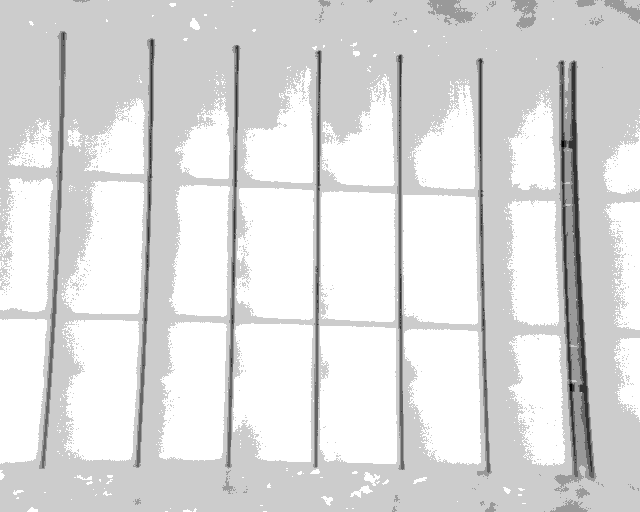
#> input picture feature_matching_experiments/frame_004923.tiff, 640 x 512 px
$ jupyter execute --allow-errors radius_matching.ipynb   (older library calls are emulated)
#> lines starting #> are read from the running program, lines starting #| are printed output that depends on the picture
#> in load_image, frame is the input picture: shape (512, 640) uint16; min 6556, max 7838, mean 7615.1
[cell 1]
import time
import pickle
import cv2
import numpy as np
import matplotlib.pyplot as plt
from scipy.spatial import KDTree

[cell 2]
def to_celsius(image):
    """Convert raw intensity values of radiometric image to Celsius scale."""
    return image*0.04-273.15
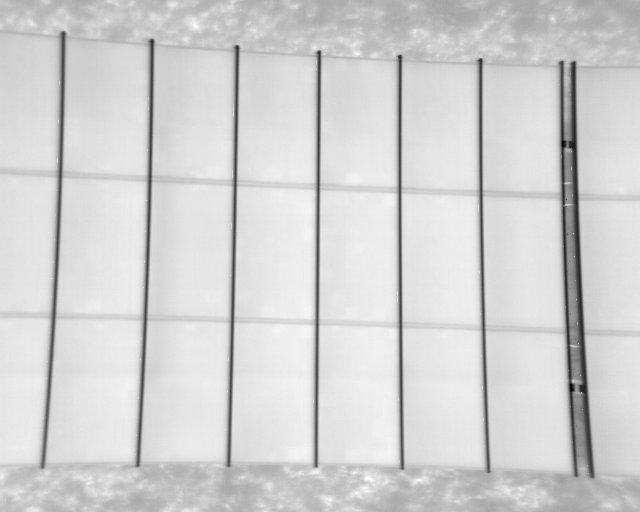
#> returned value: shape (512, 640) float64; min -10.91, max 40.37, mean 31.5; drawn with min black and max white


def preprocess_radiometric_frame(frame, equalize_hist=True):
    """Preprocesses raw radiometric frame.

    First, the raw 16-bit radiometric intensity values are converted to Celsius
    scale. Then, the image values are normalized to range [0, 255] and converted
    to 8-bit. Finally, histogram equalization is performed to normalize
    brightness and enhance contrast.
    """
    frame = to_celsius(frame)
    frame = (frame - np.min(frame)) / (np.max(frame) - np.min(frame))
    frame = (frame*255.0).astype(np.uint8)
    if equalize_hist:
        frame = cv2.equalizeHist(frame)
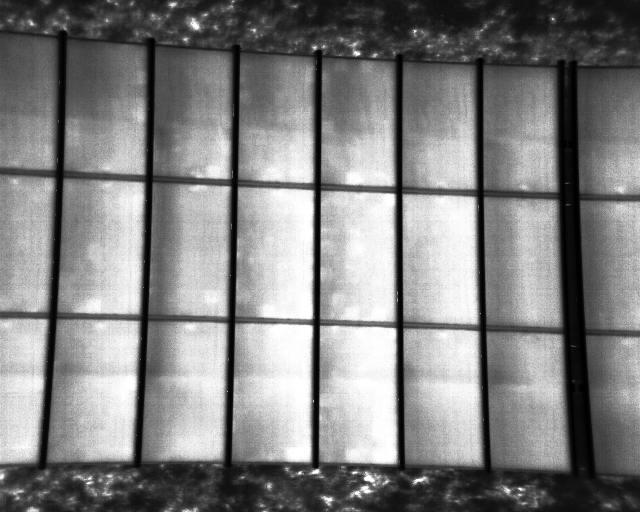
#> frame: shape (512, 640); min 0, max 255, mean 130
        # CLAHE results in vastly different numbers of feature points depending on clipLimit
        #clahe = cv2.createCLAHE(clipLimit=10.0, tileGridSize=(8,8))
        #frame = clahe.apply(frame)
    return frame

[cell 3]
def extract_keypoints_orb(frame):
    """Extracts FAST feature points and ORB descriptors in the frame."""
    orb = cv2.ORB_create(nfeatures=5000, fastThreshold=12)
    kp = orb.detect(frame, None)
    kp, des = orb.compute(frame, kp)
    return kp, des

#> (a cell that did not finish here is left out)

[cell 5]
def load_image(image_file):
    frame = cv2.imread(image_file, cv2.IMREAD_ANYDEPTH)
    frame = preprocess_radiometric_frame(frame, equalize_hist=True
                                        )
    frame = cv2.remap(frame, mapx, mapy, cv2.INTER_CUBIC)
    return frame

#> (the rest of this cell did not finish here and is left out)

$ run again, with feature_matching_experiments/frame_000100.tiff copied over feature_matching_experiments/frame_004923.tiff
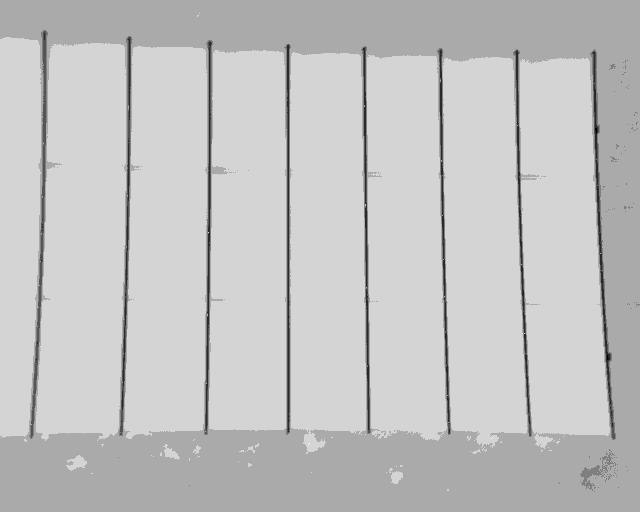
#> input picture feature_matching_experiments/frame_000100.tiff, 640 x 512 px
#> in load_image, frame is the input picture: shape (512, 640) uint16; min 6604, max 7936, mean 7690.7
#> in to_celsius, `return image*0.04-273.15`:
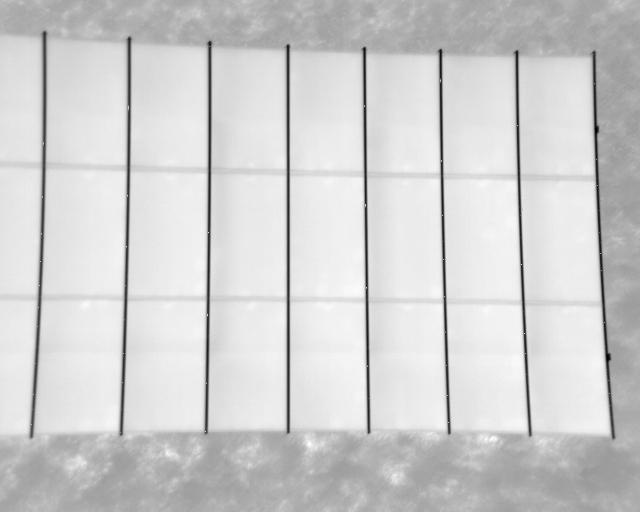
#> returned value: shape (512, 640) float64; min -8.99, max 44.29, mean 34.5; drawn with min black and max white
#> in preprocess_radiometric_frame, `frame = cv2.equalizeHist(frame)`:
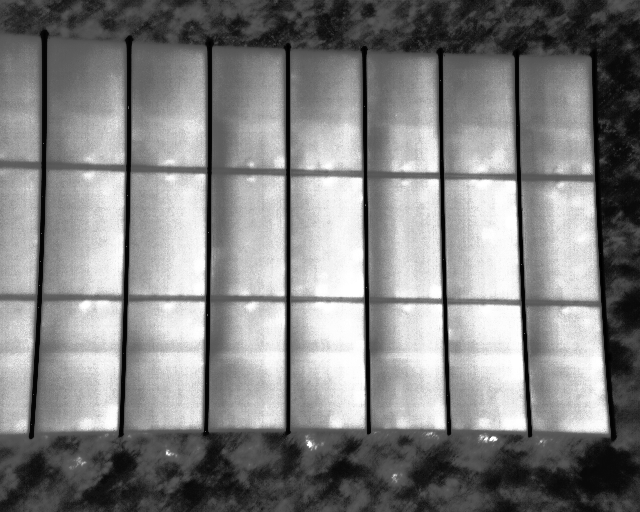
#> frame: shape (512, 640); min 0, max 255, mean 129.8

$ run again, with feature_matching_experiments/frame_000101.tiff copied over feature_matching_experiments/frame_004923.tiff
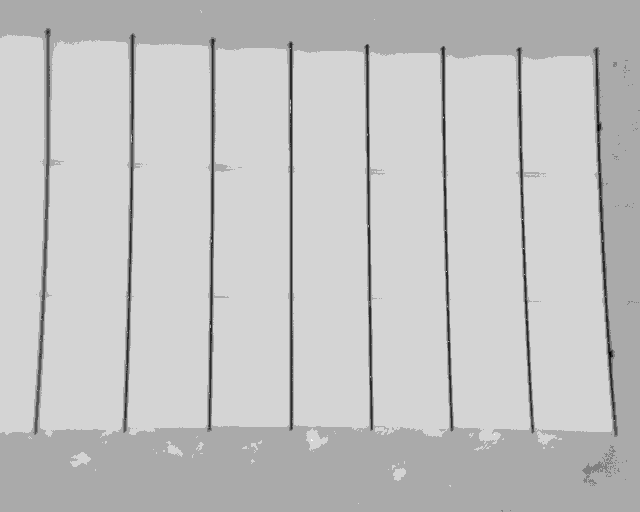
#> input picture feature_matching_experiments/frame_000101.tiff, 640 x 512 px
#> in load_image, frame is the input picture: shape (512, 640) uint16; min 6611, max 7951, mean 7692
#> in to_celsius, `return image*0.04-273.15`:
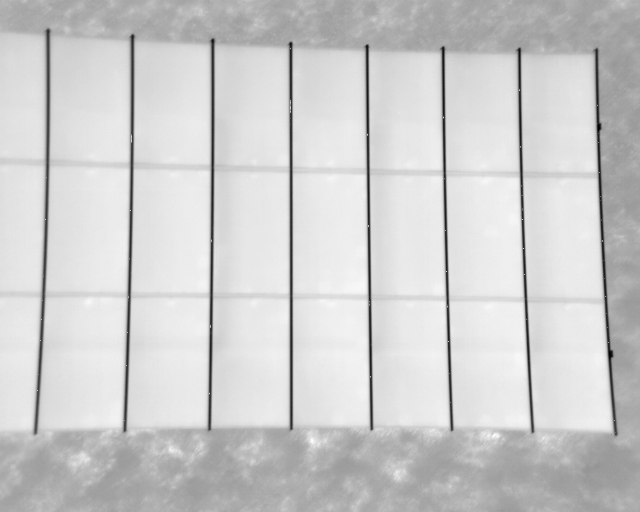
#> returned value: shape (512, 640) float64; min -8.71, max 44.89, mean 34.5; drawn with min black and max white
#> in preprocess_radiometric_frame, `frame = cv2.equalizeHist(frame)`:
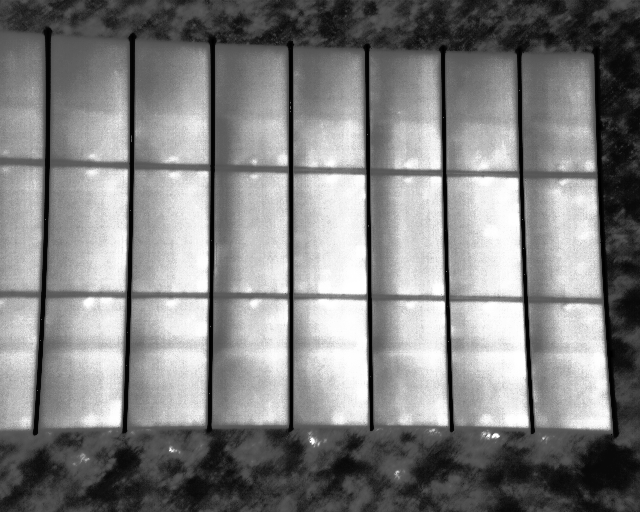
#> frame: shape (512, 640); min 0, max 255, mean 129.9

$ run again, with feature_matching_experiments/frame_001307.tiff copied over feature_matching_experiments/frame_004923.tiff
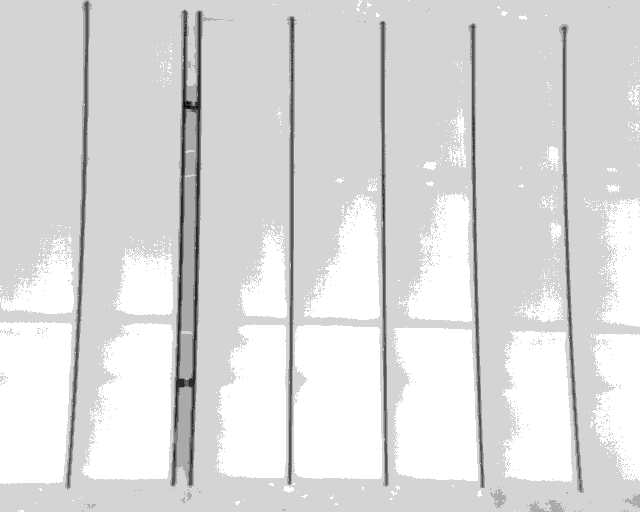
#> input picture feature_matching_experiments/frame_001307.tiff, 640 x 512 px
#> in load_image, frame is the input picture: shape (512, 640) uint16; min 6359, max 7868, mean 7600.6
#> in to_celsius, `return image*0.04-273.15`:
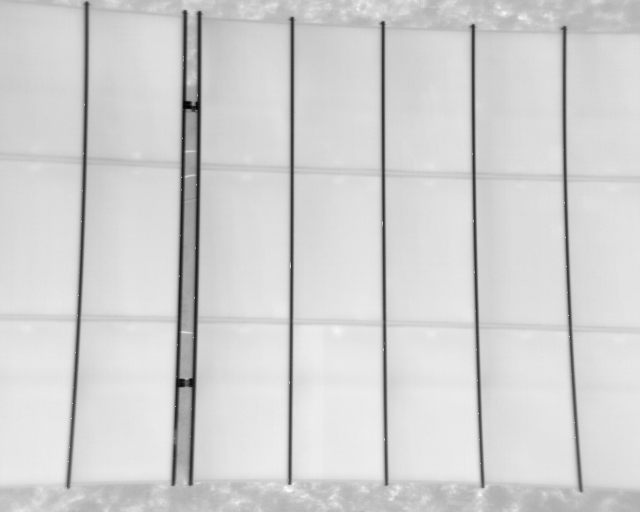
#> returned value: shape (512, 640) float64; min -18.79, max 41.57, mean 30.9; drawn with min black and max white
#> in preprocess_radiometric_frame, `frame = cv2.equalizeHist(frame)`:
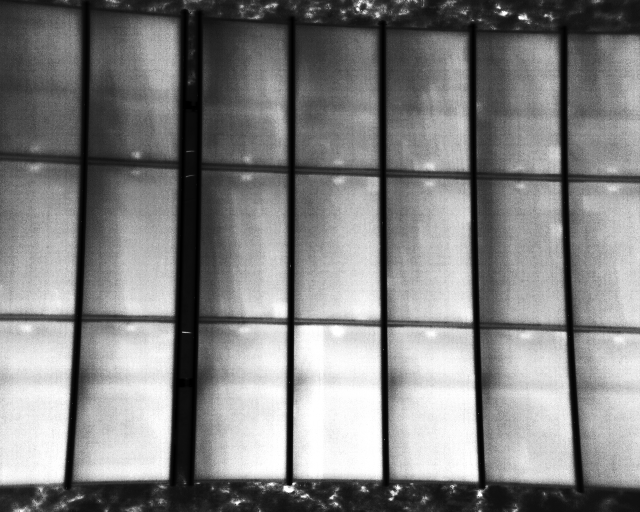
#> frame: shape (512, 640); min 0, max 255, mean 130.6
